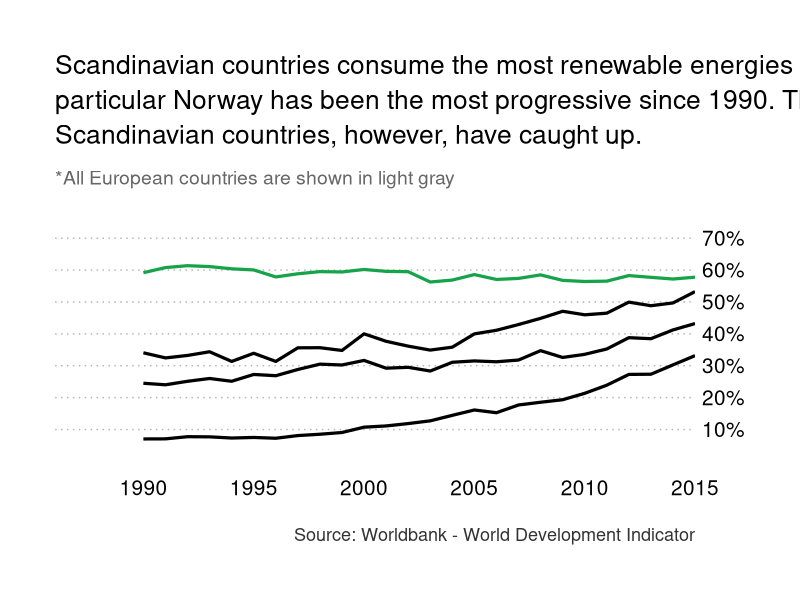

Write the R code that produced this figure.
library(tidyverse)
library(scales)

world_bank_countries <- read_csv("data/world_bank_countries.csv")

renewable_energy <- world_bank_countries %>% 
  filter(country %in% c("Norway", "Finland", "Denmark", 
                        "Sweden")) %>% 
  select(country, year, renewable_energie_consumption) %>% 
  drop_na(renewable_energie_consumption) %>% 
  mutate(
    country = as_factor(country) %>% 
      fct_relevel("Norway", "Denmark", "Sweden", "Finland")
  )


renewable_energy %>% 
  ggplot(aes(x = year,
             y = renewable_energie_consumption,
             color = country)) +
  geom_line(size = 1.1) +
  scale_y_continuous(position = "right",
                     limits = c(0, 75),
                     name = NULL,
                     labels = label_percent(scale = 1),
                     breaks = seq(10, 70, 10)) +
  scale_x_continuous(limits = c(1986, 2015),
                     expand = expansion(0),
                     name = NULL) +
  scale_color_manual(values = c("#16A34A",
                                rep("1F2937", 3)),
                     guide = "none") +
  labs(
    title = str_wrap("Scandinavian countries consume the most renewable energies in Europe. In particular Norway has been the most progressive since 1990. The other. Scandinavian countries, however, have caught up.", 80),
    subtitle = "*All European countries are shown in light gray",
    y = "",
    caption = "Source: Worldbank - World Development Indicator",
    x = ""
  ) +
  theme(
    plot.margin = unit(rep(1.4, 4), "cm"),
    panel.background = element_rect(fill = NA, color = NA),
    panel.grid = element_blank(),
    panel.grid.major.y = element_line(color = "grey70", linetype = "dotted"),
    axis.ticks = element_blank(),
    axis.text = element_text(size = 15, color = "black"),
    plot.title = element_text(size = 19, lineheight = 1.1,
                              color = "black",
                              margin = margin(b = 15)),
    plot.subtitle = element_text(size = 14, color = "grey40",
                                 margin = margin(b = 15)),
    plot.caption = element_text(size = 13, color = "grey20",
                                margin = margin(t = 20))
  ) 
